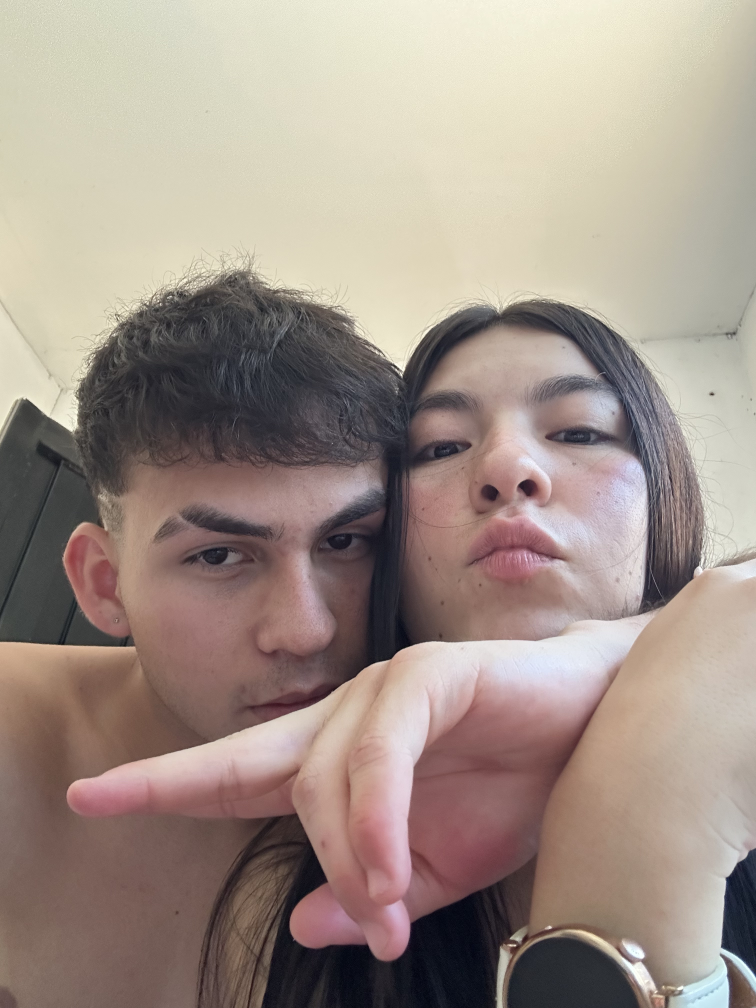
#> input picture Yellow/imaganes/IMG_2991.jpg, 3024 x 4032 px (shown at 1/4 size)
$ python extract_colors.py
#> lines starting #> are read from the running program, lines starting #| are printed output that depends on the picture
from PIL import Image
from collections import Counter
import colorsys

# Abrir imagen
img = Image.open('./imaganes/IMG_2991.jpg')
#> img is the input picture: PIL image 3024x4032 RGB; mean R, G, B 160.5, 145.8, 136.2
img.thumbnail((300, 300))
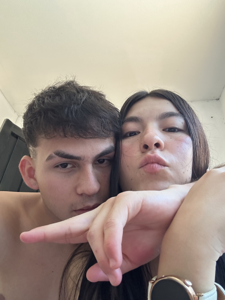
#> img: PIL image 225x300 RGB; mean R, G, B 160.5, 145.7, 136.2

# Obtener píxeles
pixels = list(img.getdata())
#> pixels = 67500 items

# Contar colores más frecuentes
color_counts = Counter(pixels)
#> color_counts = 30162 items
most_common = color_counts.most_common(15)
#> most_common = 15 items

print("Top 15 colores dominantes:")
print("=" * 60)
for i, (color, count) in enumerate(most_common, 1):
    if len(color) >= 3:
        r, g, b = color[0], color[1], color[2]
        hex_color = f"#{r:02x}{g:02x}{b:02x}".upper()
        print(f"{i}. {hex_color} | RGB({r}, {g}, {b}) | Freq: {count}")
#> this loop made 15 passes
#> (count, r, g, b, hex_color) on passes 1 to 12: (303, 216, 211, 189, '#D8D3BD'), (257, 223, 216, 190, '#DFD8BE'), (243, 218, 212, 188, '#DAD4BC'), (227, 222, 215, 189, '#DED7BD'), (206, 225, 218, 192, '#E1DAC0'), (200, 224, 217, 191, '#E0D9BF'), (196, 215, 210, 188, '#D7D2BC'), (184, 219, 213, 189, '#DBD5BD'), (167, 220, 214, 190, '#DCD6BE'), (164, 216, 210, 186, '#D8D2BA'), (160, 216, 210, 184, '#D8D2B8'), (157, 226, 219, 193, '#E2DBC1')
#| 1. #D8D3BD | RGB(216, 211, 189) | Freq: 303
#| 2. #DFD8BE | RGB(223, 216, 190) | Freq: 257
#| 3. #DAD4BC | RGB(218, 212, 188) | Freq: 243
#| 4. #DED7BD | RGB(222, 215, 189) | Freq: 227
#| 5. #E1DAC0 | RGB(225, 218, 192) | Freq: 206
#| 6. #E0D9BF | RGB(224, 217, 191) | Freq: 200
#| 7. #D7D2BC | RGB(215, 210, 188) | Freq: 196
#| 8. #DBD5BD | RGB(219, 213, 189) | Freq: 184
#> (further printed lines are left out)
